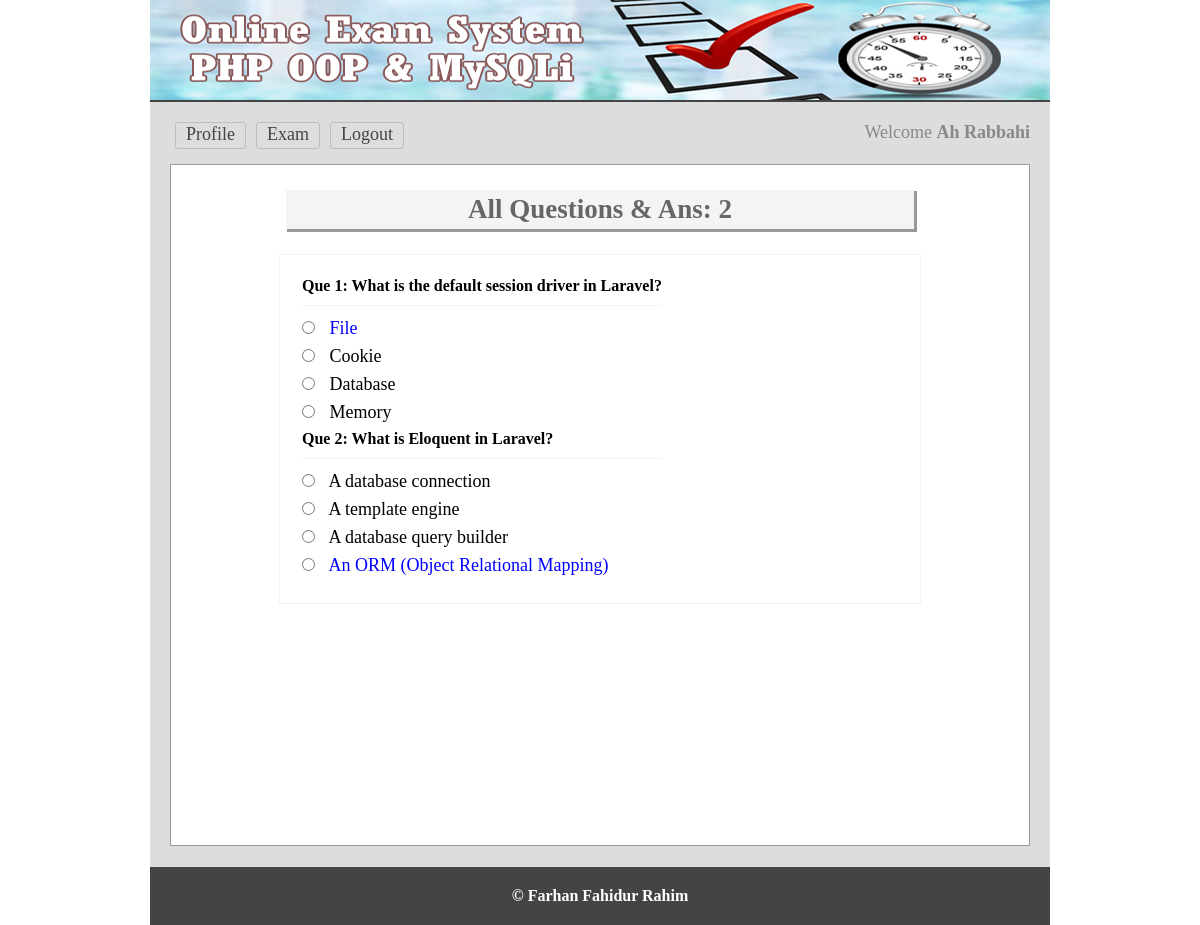
The app's page /viewans.php (signed in) with its own data.
### tables this page shows
CREATE TABLE `tbl_question` (
  `id` int(11) NOT NULL,
  `quesNo` int(11) NOT NULL,
  `question` text NOT NULL
);

CREATE TABLE `tbl_answer` (
  `id` int(11) NOT NULL,
  `quesNo` int(11) NOT NULL,
  `rightAns` int(11) NOT NULL DEFAULT 0,
  `option` text NOT NULL
);

### lib/Session.php (called while the page is built, shortened)
<?php
class Session{
	 public static function get($key){
	 	if (isset($_SESSION[$key])) {
	 		return $_SESSION[$key];
	 	} else {
	 		return false;
	 	}
	 }
}
?>

### lib/Database.php (called while the page is built, shortened)
<?php
Class Database{
	public $host   = DB_HOST;
	public $user   = DB_USER;
	public $pass   = DB_PASS;
	public $dbname = DB_NAME;
	public $link;
	private function connectDB(){
	$this->link = new mysqli($this->host, $this->user, $this->pass, $this->dbname);
 }
	public function select($query){
		$result = $this->link->query($query) or die($this->link->error.__LINE__);
		if($result->num_rows > 0){
			return $result;
		} else {
			return false;
		}
	}
}

### controller/Question.php (called while the page is built, shortened)
<?php
	$filepath = realpath(dirname(__FILE__));
	include_once($filepath.'/../lib/Database.php');
	class Question
	{
		private $db;
		public function __construct()
		{
			$this->db=new Database();
		}
		public function getTotalQues()
		{
			$query="SELECT * from tbl_question";
			$result=$this->db->select($query);
			$total=$result->num_rows;
			return $total;
		}
		public function getAllQuestion()
		{
			$query="SELECT * from tbl_question order by quesNo asc";
			$result=$this->db->select($query);
			return $result;
		}
		public function getAnswer($number)
		{
			$query="SELECT * FROM tbl_answer WHERE quesNo='$number'";
			$getdata=$this->db->select($query);
			return $getdata;
		}
	}
?>

### viewans.php (the view, shortened to what this page needs)
<?php include 'inc/header.php'; ?>
<?php
	$totalqs=$qst->getTotalQues();
?>
<div class="main">
<h1>All Questions & Ans: <?php echo $totalqs; ?></h1>
	<div class="test">
		<form method="POST" action="">
		<table>
			<?php
				$getQues=$qst->getAllQuestion();
				if ($getQues) {
					while($question=$getQues->fetch_assoc()){
			?>
			<tr>
				<td colspan="2">
				 <h3>Que <?php echo $question['quesNo']; ?>: <?php echo $question['question']; ?></h3>
				</td>
			</tr>
			<?php
				$number = $question['quesNo'];
				$answer = $qst->getAnswer($number);
				if ($answer) {
					while($result=$answer->fetch_assoc()){
			?>
			<tr>
				<td>
					<input type="radio">
					<?php
						if ($result['rightAns']=='1') {
						 	echo "<span style='color:blue'>".$result['option']."</spn>";
						}else{
							echo $result['option'];
						}
					?>
				</td>
			</tr>
			<?php } } ?>
			<?php } } ?>
		</table>
</div>
 </div>
<?php include 'inc/footer.php'; ?>

### inc/header.php (shortened to what this page needs)
<?php
	$filepath = realpath(dirname(__FILE__));
	include_once ($filepath.'/../lib/Session.php');
	include_once ($filepath.'/../controller/User.php');
	include_once ($filepath.'/../controller/Question.php');
	$qst  = new Question();
?>
<!doctype html>
<html>
<head>
	<link rel="stylesheet" href="css/main.css">
</head>
<body>
<div class="phpcoding">
	<section class="headeroption"></section>
		<section class="maincontent">
		<div class="menu">
			<ul>
				<?php
					$login=Session::get("login");
					if ($login==true) {
				?>
				<li><a href="profile.php">Profile</a></li>
				<li><a href="exam.php">Exam</a></li>
				<li><a href="?action=logout">Logout</a></li>
				<?php } else{ ?>
				<li><a href="index.php">Login</a></li>
				<li><a href="register.php">Register</a></li>
				<li><a href="admin/login.php">[ Admin Login ]</a></li>
				<?php } ?>
			</ul>
			<?php
				$login=Session::get("login");
				if ($login==true) {
			?>
				<span style="float: right;color: #888;">
					Welcome <strong><?php echo Session::get("name");?></strong>
				</span>
			<?php } ?>
		</div>

### inc/footer.php
 </section>
<section class="footeroption">
		<h4><?php echo "© Farhan Fahidur Rahim"; ?></h4>
	</section>
</div>
</body>
</html>

### css/main.css (style rules this page uses)
* { margin:0;padding:0;outline:none }
body { font-family:verdana }
.phpcoding { width:900px; margin: 0 auto;background:#ddd }
.headeroption { background: #444 url("../img/banner.png") no-repeat scroll 0 0; border-bottom: 2px solid #444444; height: 100px; }
.footeroption { background:#444;color:#fff;text-align:center;padding:20px; }
.maincontent { font-size: 18px; min-height: 725px; padding: 20px; }
.main { background: #fff none repeat scroll 0 0; border: 1px solid #999; margin-top: 10px; min-height: 650px; padding: 15px; width: 828px; }
.main h1 { background: #f4f4f4 none repeat scroll 0 0; box-shadow: 2px 2px 0 1px #999; color: #666; margin: 10px auto 25px; padding: 4px; text-align: center; width: 620px; }
.menu { overflow:hidden; }
.menu ul { margin:0;padding:0;list-style:none }
.menu ul li { display:block;float:left; }
.menu ul li a { border: 1px solid #bdbdbd; border-radius: 3px; color: #444; display: block; margin: 0 5px 5px; padding: 1px 10px 3px; text-decoration: none; }
.test { border: 1px solid #f3f3f3; margin: 0 auto; max-width: 600px; padding: 20px; }
.test input[type="radio"] { margin-bottom: 10px; margin-right: 10px; cursor:pointer; }
.test h3 { border-bottom: 1px solid #f3f3f3; font-size: 16px; margin-bottom: 10px; padding-bottom: 10px; }

### records on screen
tbl_question: quesNo "1", question "What is the default session driver in Laravel?"
tbl_answer: option "File"
tbl_answer: option "Cookie"
tbl_answer: option "Database"
tbl_answer: option "Memory"
tbl_question: quesNo "2", question "What is Eloquent in Laravel?"
tbl_answer: option "A database connection"
tbl_answer: option "A template engine"
tbl_answer: option "A database query builder"
tbl_answer: option "An ORM (Object Relational Mapping)"

### other values on screen
Session::get("name") "Ah Rabbahi"
$totalqs "2"
